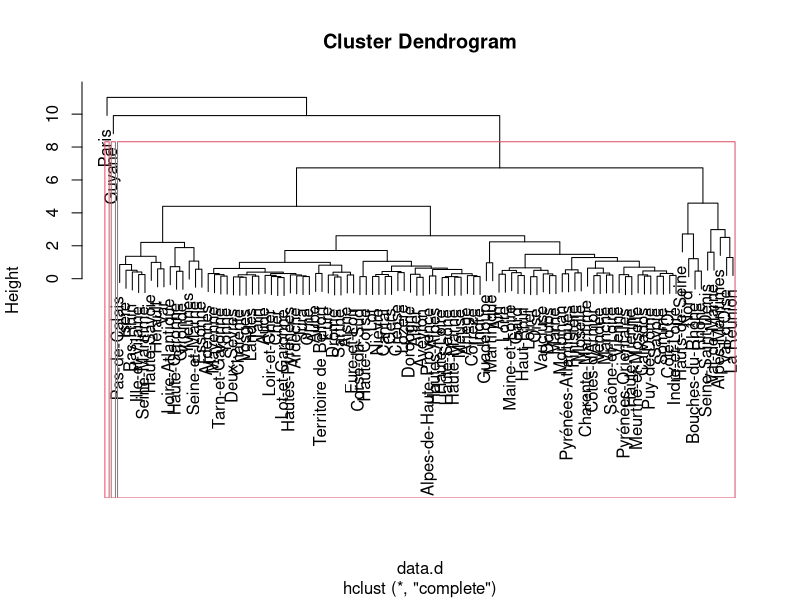
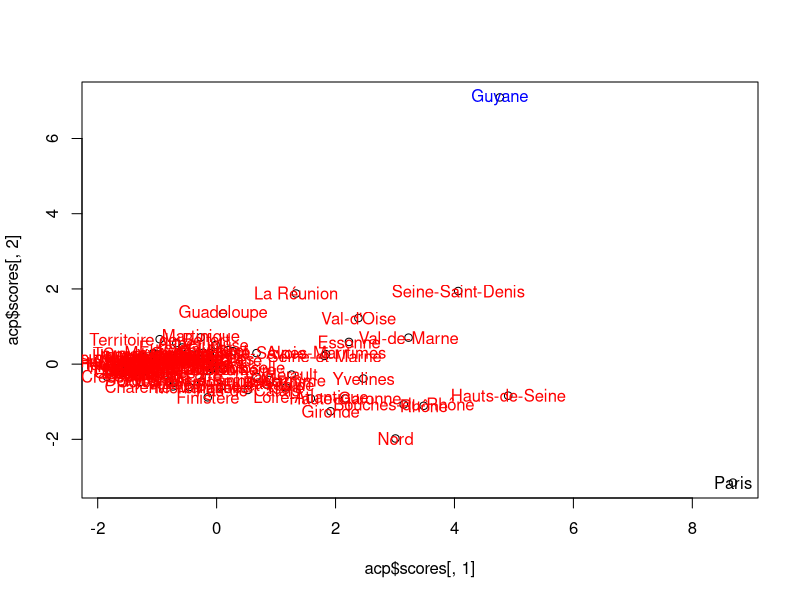

These charts were generated, in order, by the following R code:
## ---- chunk 1
knitr::opts_chunk$set(echo = TRUE)
## ---- chunk 2
data <- read.csv("data/data.csv", encoding = "UTF-8", dec = ",")
rownames(data) <- data [,2]
data <- data [,3:6]
data <- data [!is.na(data$nb_emplois_LT)|!is.na(data$diplôme),]
## ---- chunk 3
# Centrage et réduction
data.cr <- scale(data, center = T, scale = T)
# matrice des distances entre les individus
data.d <- dist(data.cr)
# classification
cah <- hclust(data.d)
# dendogramme
plot(cah)
# matérialisation des groupes
rect.hclust(cah, k = 3)
# découpage
groupes.cah <- cutree(cah, k = 3)
liste <- sort(groupes.cah)
## ---- chunk 4
acp <- princomp(data.cr, cor = T, scores = T)
plot(acp$scores[,1],acp$scores[,2], type = "p")
text(acp$scores[,1],acp$scores[,2],col=c("red","black","blue")[groupes.cah],cex
=1,labels=rownames(data))
